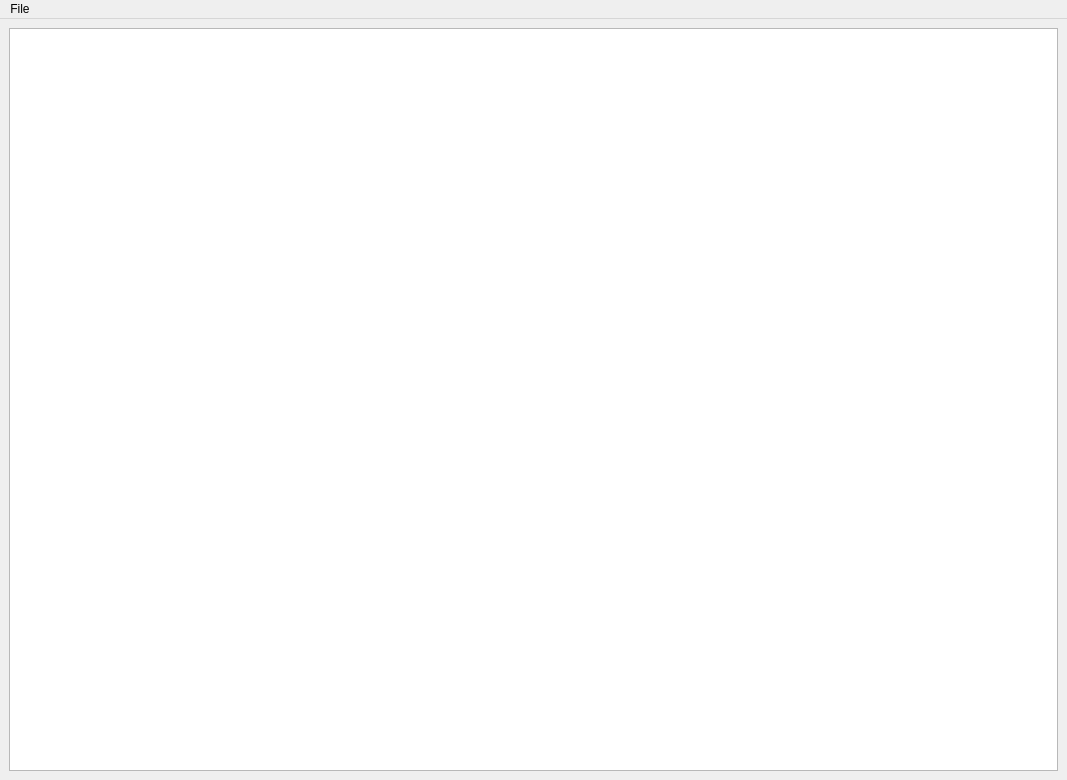
<?xml version="1.0" encoding="UTF-8"?>
<ui version="4.0">
 <class>MainWindow</class>
 <widget class="QMainWindow" name="MainWindow">
  <property name="geometry">
   <rect>
    <x>0</x>
    <y>0</y>
    <width>1067</width>
    <height>780</height>
   </rect>
  </property>
  <property name="windowTitle">
   <string>MainWindow</string>
  </property>
  <widget class="QWidget" name="centralwidget">
   <layout class="QHBoxLayout" name="horizontalLayout">
    <item>
     <widget class="QTextEdit" name="preview_mantid_script_textedit"/>
    </item>
   </layout>
  </widget>
  <widget class="QMenuBar" name="menubar">
   <property name="geometry">
    <rect>
     <x>0</x>
     <y>0</y>
     <width>1067</width>
     <height>20</height>
    </rect>
   </property>
   <widget class="QMenu" name="menuFile">
    <property name="title">
     <string>File</string>
    </property>
    <addaction name="actionSave_as"/>
   </widget>
   <addaction name="menuFile"/>
  </widget>
  <action name="actionSave_as">
   <property name="text">
    <string>Save as ...</string>
   </property>
  </action>
 </widget>
 <resources/>
 <connections>
  <connection>
   <sender>actionSave_as</sender>
   <signal>activated()</signal>
   <receiver>MainWindow</receiver>
   <slot>save_as_clicked()</slot>
   <hints>
    <hint type="sourcelabel">
     <x>-1</x>
     <y>-1</y>
    </hint>
    <hint type="destinationlabel">
     <x>533</x>
     <y>389</y>
    </hint>
   </hints>
  </connection>
 </connections>
 <slots>
  <slot>save_as_clicked()</slot>
 </slots>
</ui>
